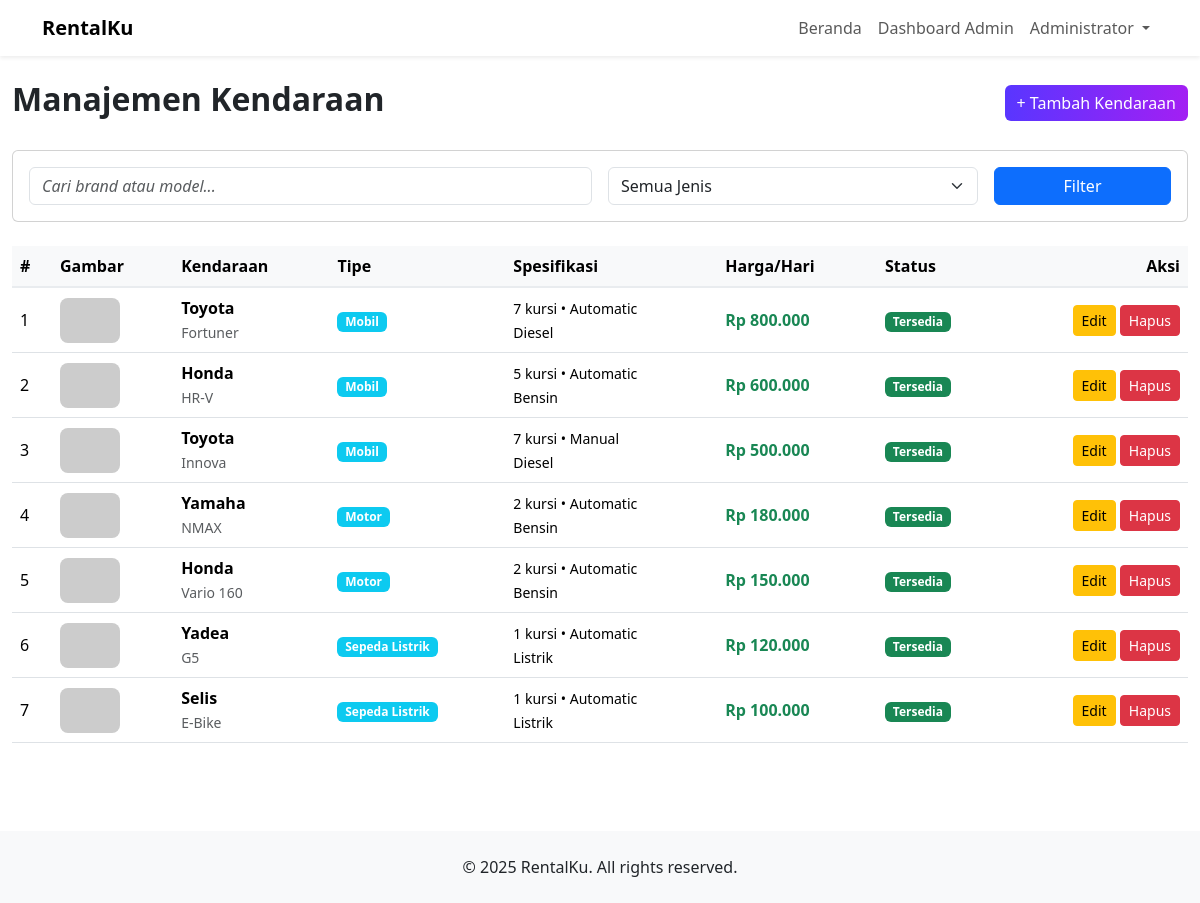
Page /src/admin/vehicles/index.php (signed in) on the committed database.
### tables this page shows
CREATE TABLE vehicles (
    id            INT UNSIGNED AUTO_INCREMENT PRIMARY KEY,
    brand         VARCHAR(100) NOT NULL,
    model         VARCHAR(100) NOT NULL,
    type_id       INT UNSIGNED NOT NULL,
    price_per_day INT UNSIGNED NOT NULL,
    seats         TINYINT      NOT NULL DEFAULT 1,
    transmission  ENUM('Manual','Automatic') DEFAULT 'Manual',
    fuel          ENUM('Bensin','Diesel','Listrik') DEFAULT 'Bensin',
    image         VARCHAR(255),
    status        ENUM('Tersedia','Disewa','Servis') DEFAULT 'Tersedia',
    created_at    TIMESTAMP DEFAULT CURRENT_TIMESTAMP,
    CONSTRAINT fk_vehicle_type
      FOREIGN KEY (type_id) REFERENCES vehicle_types(id)
);

CREATE TABLE vehicle_types (
    id        INT UNSIGNED AUTO_INCREMENT PRIMARY KEY,
    type_name VARCHAR(50) NOT NULL UNIQUE
);

### src/includes/functions.php (called while the page is built, shortened)
<?php
function h(string $str): string
{
    return htmlspecialchars($str, ENT_QUOTES, 'UTF-8');
}
function rupiah(int|float $n): string
{
    return 'Rp '.number_format($n, 0, ',', '.');
}

### src/admin/vehicles/index.php (the view, shortened to what this page needs)
<?php
require_once __DIR__.'/../../includes/db.php';
require_once __DIR__.'/../../includes/functions.php';
$search = $_GET['search'] ?? '';
$type_filter = $_GET['type'] ?? '';
$sql = "SELECT v.*, t.type_name FROM vehicles v JOIN vehicle_types t ON t.id=v.type_id";
$params = [];
$sql .= " ORDER BY v.created_at DESC";
$stmt = $pdo->prepare($sql);
$stmt->execute($params);
$vehicles = $stmt->fetchAll();
include_once __DIR__.'/../../includes/header.php';
?>
<div class="container-fluid py-4">
    <div class="d-flex justify-content-between align-items-center mb-4">
        <h2 class="fw-bold">Manajemen Kendaraan</h2>
        <a href="create.php" class="btn btn-gradient">+ Tambah Kendaraan</a>
    </div>
    <div class="card mb-4">
        <div class="card-body">
            <form method="GET" class="row g-3">
                <div class="col-md-6">
                    <input type="text" name="search" class="form-control" placeholder="Cari brand atau model..." value="<?= h($search) ?>">
                </div>
                <div class="col-md-4">
                    <select name="type" class="form-select">
                        <option value="">Semua Jenis</option>
                    </select>
                </div>
                <div class="col-md-2">
                    <button type="submit" class="btn btn-primary w-100">Filter</button>
                </div>
            </form>
        </div>
    </div>
    <div class="table-responsive">
        <table class="table table-hover align-middle">
            <thead class="table-light">
                <tr>
                    <th>#</th>
                    <th>Gambar</th>
                    <th>Kendaraan</th>
                    <th>Tipe</th>
                    <th>Spesifikasi</th>
                    <th>Harga/Hari</th>
                    <th>Status</th>
                    <th class="text-end">Aksi</th>
                </tr>
            </thead>
            <tbody>
                <?php if(empty($vehicles)): ?>
                    <tr>
                        <td colspan="8" class="text-center py-4">
                            <div class="text-muted">
                                <?= $search || $type_filter ? 'Tidak ada kendaraan yang sesuai dengan filter' : 'Belum ada kendaraan' ?>
                            </div>
                        </td>
                    </tr>
                <?php else: ?>
                    <?php foreach($vehicles as $i=>$k): ?>
                    <tr>
                        <td><?=$i+1;?></td>
                        <td>
                            <img src="<?=h($k['image']?:'https://placehold.co/80x60?text=No+Image');?>"
                                 width="60" height="45"
                                 style="border-radius:8px; object-fit:cover;"
                                 alt="<?=h($k['brand'].' '.$k['model'])?>">
                        </td>
                        <td>
                            <div class="fw-bold"><?=h($k['brand']);?></div>
                            <small class="text-muted"><?=h($k['model']);?></small>
                        </td>
                        <td>
                            <span class="badge bg-info"><?=h($k['type_name']);?></span>
                        </td>
                        <td>
                            <small>
                                <?=h($k['seats']);?> kursi • <?=h($k['transmission']);?><br>
                                <?=h($k['fuel']);?>
                            </small>
                        </td>
                        <td class="fw-bold text-success"><?=rupiah($k['price_per_day']);?></td>
                        <td>
                            <?php
                            $statusClass = match($k['status']) {
                                'Tersedia' => 'bg-success',
                                'Disewa' => 'bg-warning',
                                'Servis' => 'bg-danger',
                                default => 'bg-secondary'
                            };
                            ?>
                            <span class="badge <?=$statusClass?>"><?=h($k['status']);?></span>
                        </td>
                        <td class="text-end">
                            <a href="edit.php?id=<?=$k['id'];?>" class="btn btn-sm btn-warning">Edit</a>
                            <a href="delete.php?id=<?=$k['id'];?>" class="btn btn-sm btn-danger"
                               onclick="return confirm('Yakin ingin menghapus <?=h($k['brand'].' '.$k['model'])?>?')">Hapus</a>
                        </td>
                    </tr>
                    <?php endforeach;?>
                <?php endif; ?>
            </tbody>
        </table>
    </div>
</div><?php include_once __DIR__.'/../../includes/footer.php'; ?>

### src/assets/css/style.css (style rules this page uses)
.text-gradient, .btn-gradient { background: linear-gradient(90deg, #5936ff, #a31ff3); background-clip: text; -webkit-background-clip: text; color: transparent; -webkit-text-fill-color: transparent; }
.btn-gradient { background: linear-gradient(90deg, #5936ff, #a31ff3) !important; color: #fff; -webkit-text-fill-color: #fff; border: none; }
.table thead th { border-bottom: 2px solid #e9ecef; }
::placeholder { color: #999; font-style: italic; }

### rows in the picture
vehicles: brand "Toyota", model "Fortuner", type.type_name "Mobil", seats "7", transmission "Automatic", fuel "Diesel", price_per_day "Rp 800.000", status "Tersedia"
vehicles: brand "Honda", model "HR‑V", type.type_name "Mobil", seats "5", transmission "Automatic", fuel "Bensin", price_per_day "Rp 600.000", status "Tersedia"
vehicles: brand "Toyota", model "Innova", type.type_name "Mobil", seats "7", transmission "Manual", fuel "Diesel", price_per_day "Rp 500.000", status "Tersedia"
vehicles: brand "Yamaha", model "NMAX", type.type_name "Motor", seats "2", transmission "Automatic", fuel "Bensin", price_per_day "Rp 180.000", status "Tersedia"
vehicles: brand "Honda", model "Vario 160", type.type_name "Motor", seats "2", transmission "Automatic", fuel "Bensin", price_per_day "Rp 150.000", status "Tersedia"
vehicles: brand "Yadea", model "G5", type.type_name "Sepeda Listrik", seats "1", transmission "Automatic", fuel "Listrik", price_per_day "Rp 120.000", status "Tersedia"
vehicles: brand "Selis", model "E‑Bike", type.type_name "Sepeda Listrik", seats "1", transmission "Automatic", fuel "Listrik", price_per_day "Rp 100.000", status "Tersedia"

### other values in the picture
$_SESSION['user']['name'] "Administrator"
